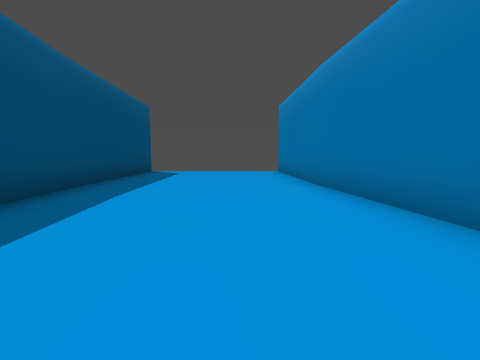
[1] (above)

14 first-person views from a walk through a Godot game level. The camera is 1.3 m above the floor, tilts 6° down and sees 90° across. The floor is counted in squares, 2 m on a side. Each view is taken from the middle of a square. On the plan, view 1 faces up. The plan holds only what a view shows up to about 9 squares ahead; the rest is blank. The place goes on beyond the plan.

[2]
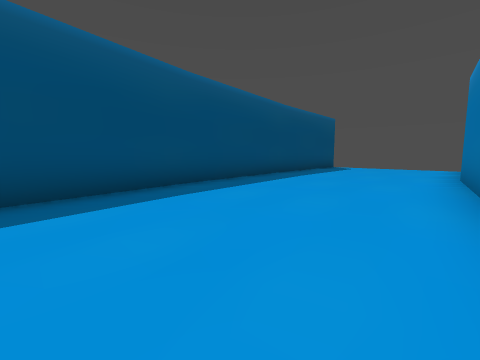

[3]
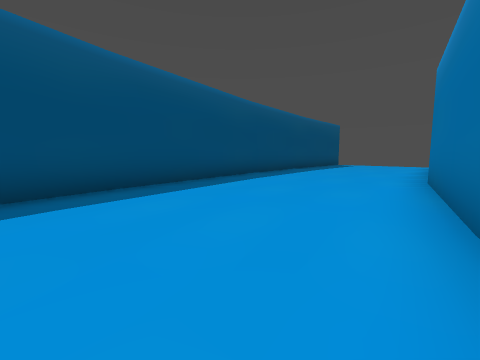

[4]
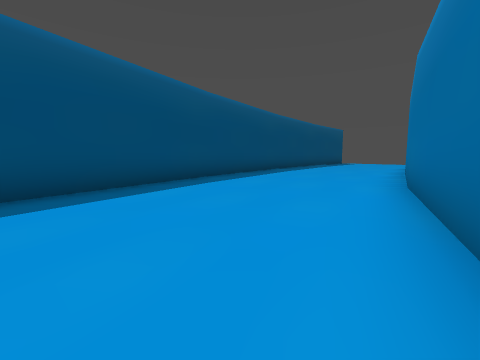

[5]
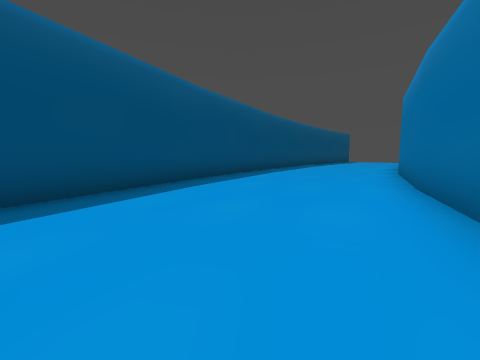

[6]
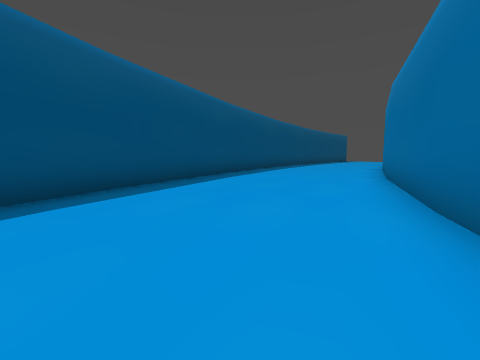

[7]
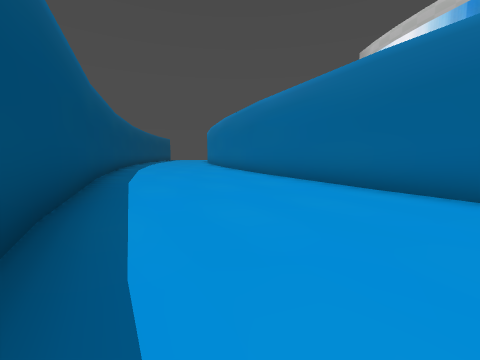

[8]
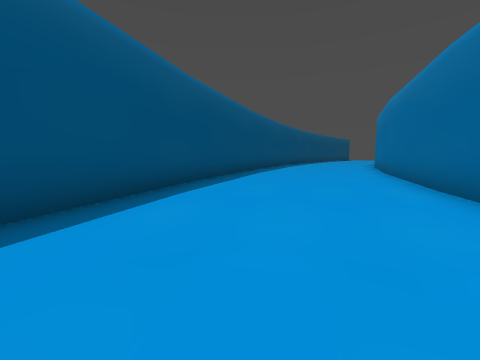

[9]
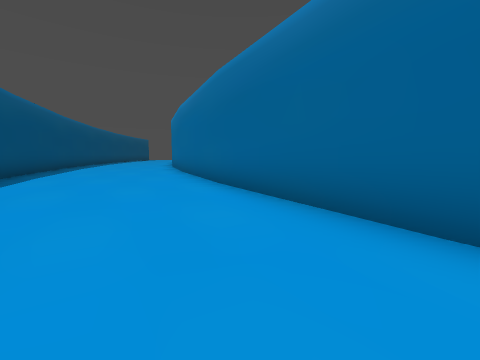

[10]
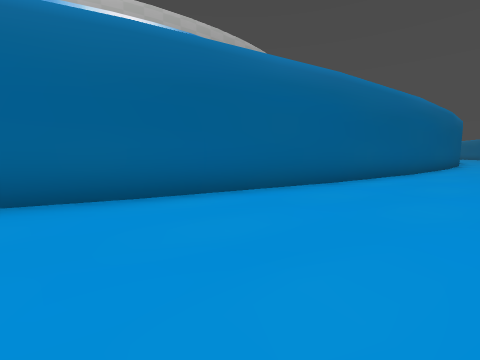

[11]
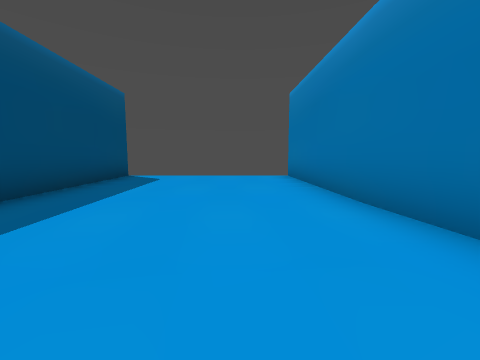

[12]
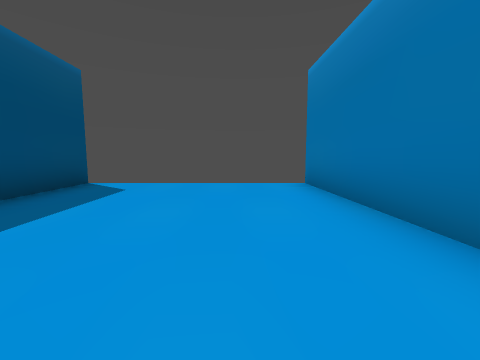

[13]
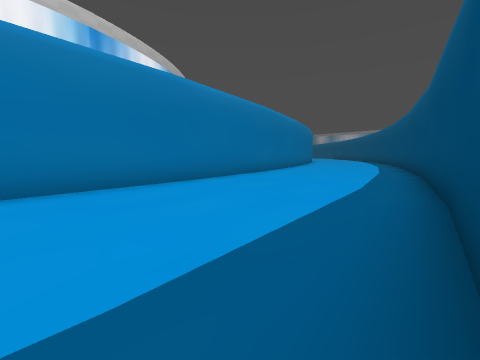

[14]
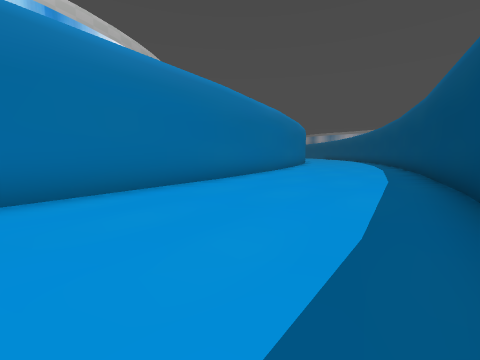

### Floor plan
Points are (right, up) in squares from view 1. A wall is a line through its corners. A room is listed if a view was taken in it or the views show most of it. See-through windows are left out.
Room 1 (views 1, 2, 3, 4, 5, 6, 7, 8, 9, 10, 11, 12, 13, 14)
walls: (2.7, -3.4) (1.2, 9.5); (4.2, -7.6) (3, -3.2); (-0.6, -9) (1.1, -13.5); (-0.9, -9.2) (-0.4, -10.2); (0.2, -11.6) (3.1, -17.8); (5.7, -11.6) (4.2, -7.4); (3, -17.7) (4.9, -21); (-3.3, 4.8) (-2.8, 0.1) (-1.8, -4.5) (-0.6, -9.1); (-3.5, 9.6) (-3.3, 4.7); (11, -21.7) (5.3, -11.6)

Positions as (right, up) in squares from view 1, and headings:
1: (0, 0), facing up
2: (2, -3), facing up-left
3: (3, -6), facing up-left
4: (4, -9), facing up-left
5: (5, -13), facing up-left
6: (6, -15), facing up-left
7: (5, -20), facing up
8: (8, -21), facing up-left
9: (8, -21), facing up
10: (4, -17), facing right
11: (0, 2), facing up
12: (0, 4), facing up
13: (-3, 4), facing down-right
14: (-2, 1), facing down-right
